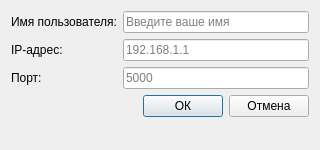
<?xml version="1.0" encoding="UTF-8"?>
<ui version="4.0">
 <class>SettingsDialog</class>
 <widget class="QDialog" name="SettingsDialog">
  <property name="geometry">
   <rect>
    <x>0</x>
    <y>0</y>
    <width>320</width>
    <height>150</height>
   </rect>
  </property>
  <property name="windowTitle">
   <string>Настройки</string>
  </property>
  <layout class="QFormLayout" name="formLayout">
   <item row="0" column="0">
    <widget class="QLabel" name="label">
     <property name="text">
      <string>Имя пользователя:</string>
     </property>
    </widget>
   </item>
   <item row="0" column="1">
    <widget class="QLineEdit" name="userNameEdit">
     <property name="placeholderText">
      <string>Введите ваше имя</string>
     </property>
    </widget>
   </item>
   <item row="1" column="0">
    <widget class="QLabel" name="label_2">
     <property name="text">
      <string>IP-адрес:</string>
     </property>
    </widget>
   </item>
   <item row="1" column="1">
    <widget class="QLineEdit" name="ipEdit">
     <property name="placeholderText">
      <string>192.168.1.1</string>
     </property>
    </widget>
   </item>
   <item row="2" column="0">
    <widget class="QLabel" name="label_3">
     <property name="text">
      <string>Порт:</string>
     </property>
    </widget>
   </item>
   <item row="2" column="1">
    <widget class="QLineEdit" name="portEdit">
     <property name="placeholderText">
      <string>5000</string>
     </property>
    </widget>
   </item>
   <item row="3" column="0" colspan="2">
    <layout class="QHBoxLayout" name="buttonsLayout">
     <item>
      <spacer name="buttonsSpacer">
       <property name="orientation">
        <enum>Qt::Orientation::Horizontal</enum>
       </property>
       <property name="sizeHint" stdset="0">
        <size>
         <width>40</width>
         <height>20</height>
        </size>
       </property>
      </spacer>
     </item>
     <item>
      <widget class="QPushButton" name="okButton">
       <property name="text">
        <string>ОК</string>
       </property>
      </widget>
     </item>
     <item>
      <widget class="QPushButton" name="cancelButton">
       <property name="text">
        <string>Отмена</string>
       </property>
      </widget>
     </item>
    </layout>
   </item>
  </layout>
 </widget>
 <resources/>
 <connections/>
</ui>
